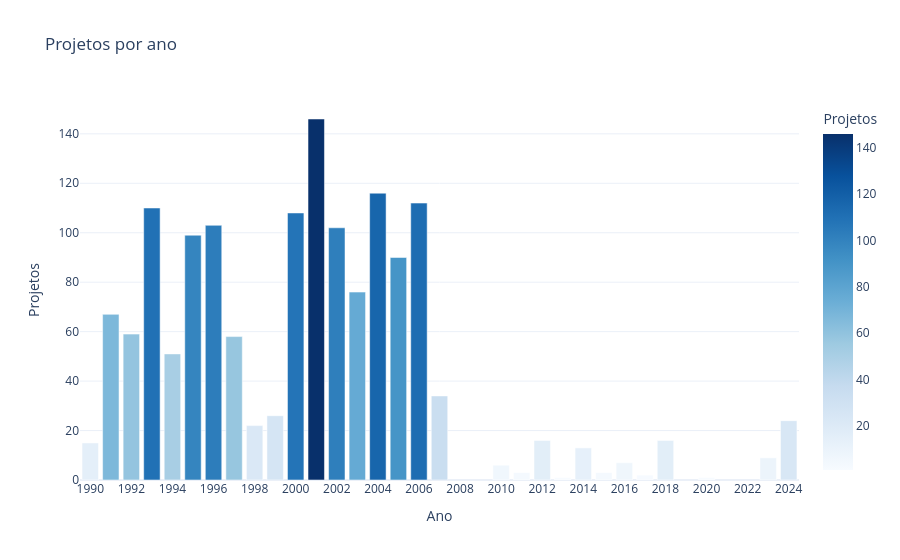

The notebook cell saved with this chart:
### Code cell
por_ano = df.groupby('Ano').size().reset_index(name='Projetos')

fig = px.bar(
    por_ano, x='Ano', y='Projetos', title='Projetos por ano',
    color='Projetos', color_continuous_scale='Blues',
)
fig.update_layout(xaxis=dict(dtick=2))
fig.show()

### Figure 1 — Plotly figure (JSON) as saved in the notebook; plotly's stock layout.template omitted (floating-point values rounded to 4 significant figures)
{"data": [{"hovertemplate": "Ano=%{x}<br>Projetos=%{marker.color}<extra></extra>", "legendgroup": "", "marker": {"color": [15, 67, 59, 110, 51, 99, 103, 58, 22, 26, 108, 146, 102, 76, 116, 90, 112, 34, 6, 3, 16, 1, 13, 3, 7, 2, 16, 1, 9, 24], "coloraxis": "coloraxis", "pattern": {"shape": ""}}, "name": "", "orientation": "v", "showlegend": false, "textposition": "auto", "type": "bar", "x": [1990, 1991, 1992, 1993, 1994, 1995, 1996, 1997, 1998, 1999, 2000, 2001, 2002, 2003, 2004, 2005, 2006, 2007, 2010, 2011, 2012, 2013, 2014, 2015, 2016, 2017, 2018, 2020, 2023, 2024], "xaxis": "x", "y": [15, 67, 59, 110, 51, 99, 103, 58, 22, 26, 108, 146, 102, 76, 116, 90, 112, 34, 6, 3, 16, 1, 13, 3, 7, 2, 16, 1, 9, 24], "yaxis": "y"}], "layout": {"barmode": "relative", "coloraxis": {"colorbar": {"title": {"text": "Projetos"}}, "colorscale": [[0, "rgb(247,251,255)"], [0.125, "rgb(222,235,247)"], [0.25, "rgb(198,219,239)"], [0.375, "rgb(158,202,225)"], [0.5, "rgb(107,174,214)"], [0.625, "rgb(66,146,198)"], [0.75, "rgb(33,113,181)"], [0.875, "rgb(8,81,156)"], [1, "rgb(8,48,107)"]]}, "legend": {"tracegroupgap": 0}, "title": {"text": "Projetos por ano"}, "xaxis": {"anchor": "y", "domain": [0, 1], "dtick": 2, "title": {"text": "Ano"}}, "yaxis": {"anchor": "x", "domain": [0, 1], "title": {"text": "Projetos"}}}}
